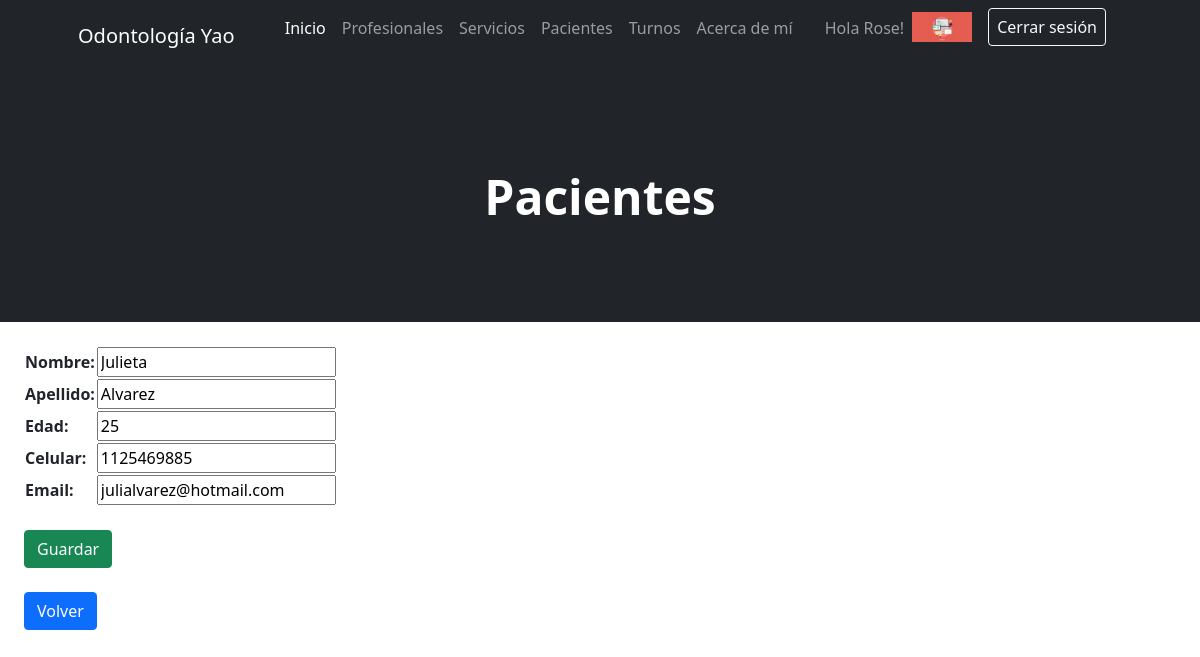
/AppOdonto/paciente/modificar/2 (signed in), run on the app's committed database.
### AppOdonto/models.py (models this page shows, shortened)
class Avatar(models.Model):
    usuario = models.ForeignKey(User, on_delete=models.CASCADE)
    imagen = models.ImageField(upload_to="avatares", null=True, blank=True)

class Paciente(models.Model):
    nombre = models.CharField(max_length=25)
    apellido = models.CharField(max_length=25)
    edad = models.IntegerField()
    celular = models.CharField(max_length=10)
    email = models.EmailField()

### AppOdonto/views.py (the view)
# urls.py: path('paciente/modificar/<int:pk>', PacienteUpdate.as_view(), name="Paciente Edit"),
class PacienteUpdate(LoginRequiredMixin, UpdateView):
    model = Paciente
    fields = ["nombre", "apellido", "edad", "celular", "email"]
    success_url = "/AppOdonto/paciente/list"

### AppOdonto/templates/AppOdonto/paciente_form.html (shortened to what this page needs)
{% extends "AppOdonto/padre.html" %}
{% block header %}
    <h1 class="display-5 fw-bolder text-white mb-2">Pacientes</h1>
{% endblock %}
{% block formulario %}
    <form action="" method="POST" class="m-4"> {% csrf_token %}
    <table>
        {{form.as_table}}
    </table> <br>
        <input type="submit" value="Guardar" class="btn btn-success">
    </form>
    <p>
        <a href="{% url 'Paciente List' %}" class="btn btn-primary mx-4">Volver</a>
    </p>
{% endblock %}

### AppOdonto/templates/AppOdonto/padre.html (shortened to what this page needs)
<!DOCTYPE html>
<html lang="es">
    <head> {% load static %}
        <link href="https://cdn.jsdelivr.net/npm/bootstrap-icons@1.4.1/font/bootstrap-icons.css" rel="stylesheet" />
        <link href="{% static 'AppOdonto/css/styles.css' %}" rel="stylesheet" />
    </head>
    <body>
        <nav class="navbar navbar-expand-lg navbar-dark bg-dark">
            <div class="container px-5">
                <a class="navbar-brand" href="{% url 'Inicio' %}">Odontología Yao</a>
                <div class="collapse navbar-collapse" id="navbarSupportedContent">
                    <ul class="navbar-nav ms-auto mb-2 mb-lg-0">
                        <li class="nav-item"><a class="nav-link active" aria-current="page" href="{% url 'Inicio' %}">Inicio</a></li>
                        <li class="nav-item"><a class="nav-link" href="{% url 'Profesional List' %}">Profesionales</a></li>
                        <li class="nav-item"><a class="nav-link" href="{% url 'Servicio List' %}">Servicios</a></li>
                        <li class="nav-item"><a class="nav-link" href="{% url 'Paciente List' %}">Pacientes</a></li>
                        <li class="nav-item"><a class="nav-link" href="{% url 'Turno List' %}">Turnos</a></li>
                        <li class="nav-item"><a class="nav-link" href="{% url 'About' %}">Acerca de mí</a></li>
                        <li class="nav-item"><a class="nav-link">
                    {% if request.user.is_authenticated %}
                        <li class="nav-item"><p style="color:white"><a class="nav-link" href="{% url 'Editar Perfil' %}">Hola {{user.first_name}}!</a></p></li>
                        {% with user.avatar_set.first as miAvatar%}
                            {% if miAvatar %}
                        <li class="nav-item"><img src="{{miAvatar.imagen.url}}" alt="Imagen perfil" height="30px" class="my-1"></li>
                            {% endif %}
                        {% endwith %}
                        <li class="nav-item mx-3"><a class="btn btn-outline-light px-2" href="{% url 'Logout' %}">Cerrar sesión</a></li>
                    {% endif %}
                    </ul>
                </div>
            </div>
        </nav>
        <header class="bg-dark py-5">
            <div class="container px-5">
                <div class="row gx-5 justify-content-center">
                    <div class="col-lg-6">
                        <div class="text-center my-5">
                        {% block header %}{% endblock %}
                        </div>
                    </div>
                </div>
            </div>
        </header>
{% block formulario %}
{% endblock %}
    </body>
</html>

### data on the page
Avatar: imagen (picture)
Paciente: nombre "Julieta", apellido "Alvarez", edad "25", celular "1125469885", email "julialvarez@hotmail.com"

### other printed values
{{ user.first_name }} "Rose"
